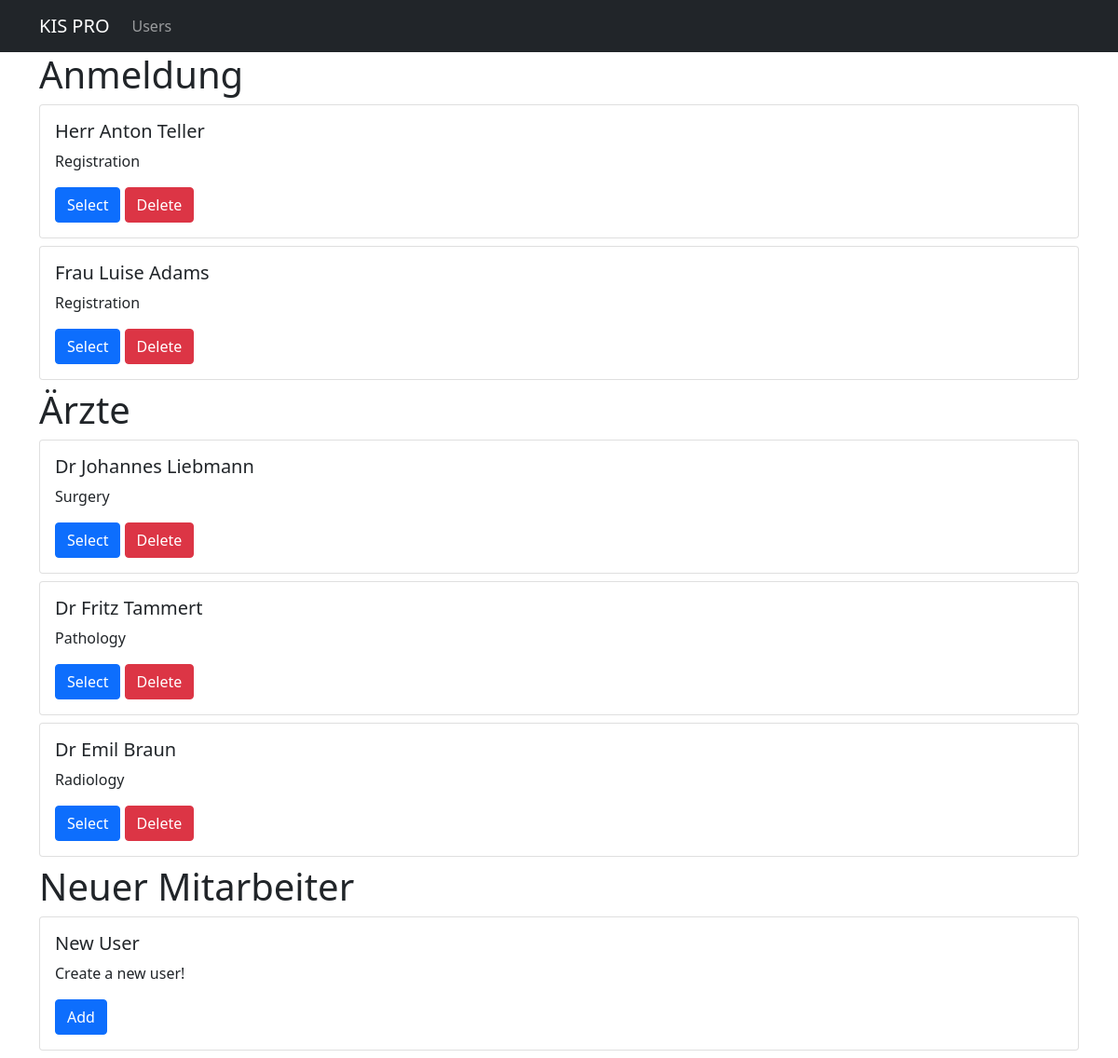
/, run on an earlier commit of the app's database.
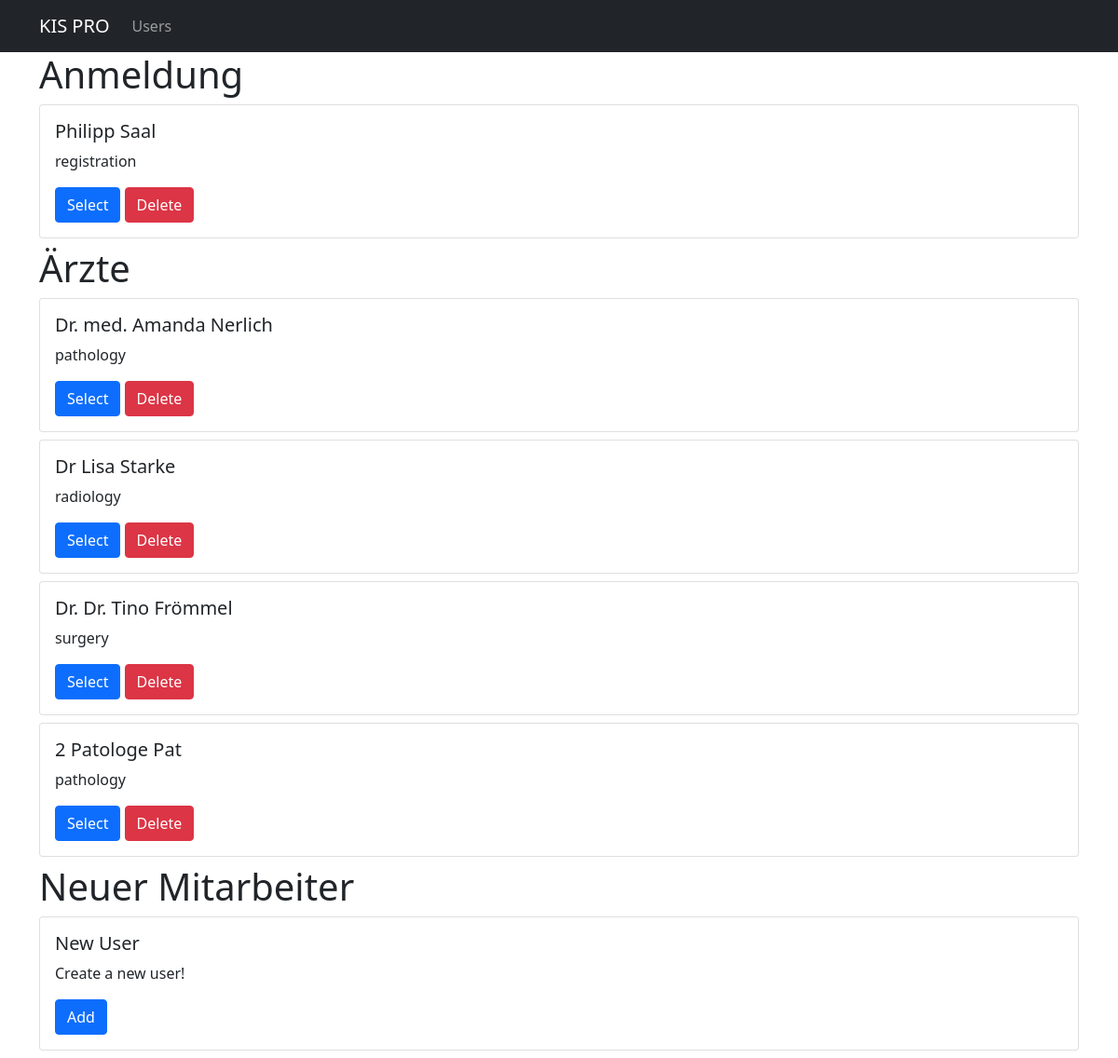
And on a later commit of the database.
### kis_pro/models.py (models this page shows, shortened)
class Person(models.Model):
    title = models.CharField(max_length=50)
    firstname = models.CharField(max_length=100)
    lastname = models.CharField(max_length=100)
    def user_print(self):
        return self.title + ' ' + self.firstname + ' ' + self.lastname
    class Meta:
        abstract = True

class User(Person):
    role = models.ForeignKey(Role, on_delete=models.CASCADE)
    def role_to_name(self):
        return self.role.print_role_name()

class Role(models.Model):
    name = models.CharField(max_length=10)
    def print_role_name(self):
        return self.name
    class Meta:
        managed = False

class Doctor(Person):
    role = models.ForeignKey(Role, on_delete=models.CASCADE)
    def role_to_name(self):
        return self.role.print_role_name()
    def role_to_url(self):
        return 'kis_pro_' + self.role_to_name().lower()

### kis_pro/views.py (the view)
# urls.py: path('', views.kis_pro_index, name="kis_pro_index"),
def kis_pro_index(request):
    user = User.objects.all()
    doc = Doctor.objects.all()
    context = {
        'user': user,
        'docs': doc
    }
    return render(request, 'kis_pro_index.html', context)

### kis_pro/templates/kis_pro_index.html
{% extends "base.html" %}
{% load static %}
{% block page_content %}
    <h1>Anmeldung</h1>
    <div class="col">
        {% for user in user %}
            <div class="card mb-2">
                <div class="card-body">
                    <h5 class="card-title">{{ user.user_print }}</h5>
                    <p class="card-text">{{ user.role_to_name }}</p>
                    <a href="{% url 'kis_pro_registration' %}"
                       class="btn btn-primary">
                        Select
                    </a>
                    <a href="{% url 'kis_pro_deleteregistration' user.pk %}"
                       class="btn btn-danger">
                        Delete
                    </a>
                </div>
            </div>
        {% endfor %}
    </div>
    <h1>Ärzte</h1>
    <div class="col">
        {% for doc in docs %}
            <div class="card mb-2">
                <div class="card-body">
                    <h5 class="card-title">{{ doc.user_print }}</h5>
                    <p class="card-text">{{ doc.role_to_name }}</p>
                    <a href="{% url doc.role_to_url doc.pk %}"
                       class="btn btn-primary">
                        Select
                    </a>
                    <a href="{% url 'kis_pro_deleteuser' doc.pk %}"
                       class="btn btn-danger">
                        Delete
                    </a>
                </div>
            </div>
        {% endfor %}
    </div>
    <h1>Neuer Mitarbeiter</h1>
    <div class="col">
        <div class="card mb-2">
            <div class="card-body">
                <h5 class="card-title">New User</h5>
                <p>Create a new user!</p>
                <a href="{% url 'kis_pro_newuser' %}"
                   class="btn btn-primary">
                    Add
                </a>
            </div>
        </div>
    </div>
{% endblock %}

### kis/templates/base.html (shortened to what this page needs)
<link href="https://cdn.jsdelivr.net/npm/bootstrap@5.0.2/dist/css/bootstrap.min.css" rel="stylesheet">
<nav class="navbar navbar-expand-lg navbar-dark bg-dark">
    <div class="container">
        <a class="navbar-brand" href="{% url 'kis_pro_index' %}">KIS PRO</a>
        <div class="collapse navbar-collapse" id="navbarSupportedContent">
          <ul class="navbar-nav mr-auto">
            <li class="nav-item active">
              <a class="nav-link" href="{% url 'kis_pro_index' %}">Users</a>
            </li>
          </ul>
        </div>
    </div>
</nav>
<div class="container">
    {% block page_content %}{% endblock %}
</div>

What changed in the data, as far as the page shows it:
removed User: user_print "Herr Anton Teller", role_to_name "Registration"
removed User: user_print "Frau Luise Adams", role_to_name "Registration"
removed Doctor: user_print "Dr Johannes Liebmann", role_to_name "Surgery"
removed Doctor: user_print "Dr Fritz Tammert", role_to_name "Pathology"
removed Doctor: user_print "Dr Emil Braun", role_to_name "Radiology"
added User: user_print "Philipp Saal", role_to_name "registration"
added Doctor: user_print "Dr. med. Amanda Nerlich", role_to_name "pathology"
added Doctor: user_print "Dr Lisa Starke", role_to_name "radiology"
added Doctor: user_print "Dr. Dr. Tino Frömmel", role_to_name "surgery"
added Doctor: user_print "2 Patologe Pat", role_to_name "pathology"
